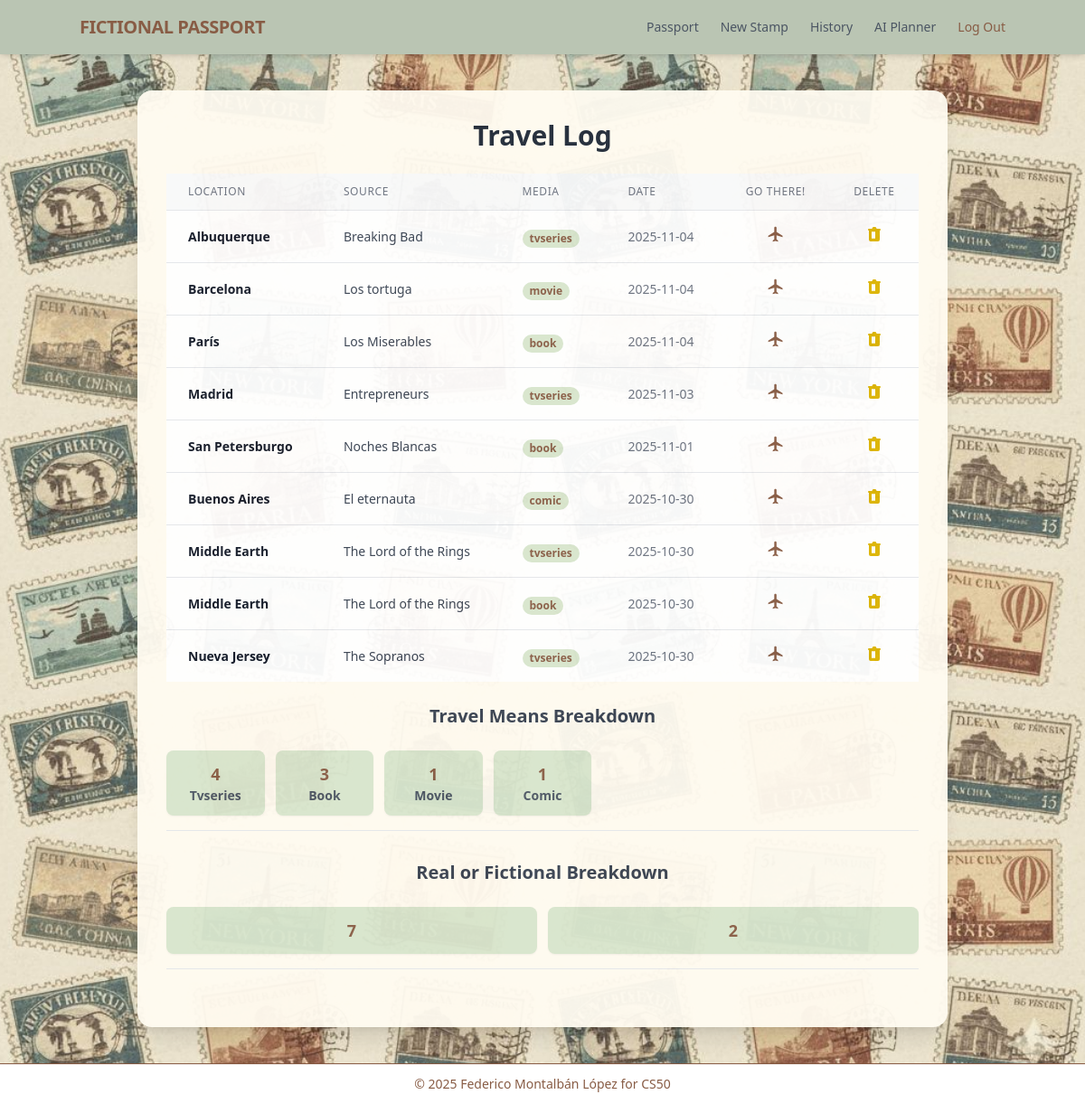
/history?offset=10 (signed in), run on the app's committed database.
### tables this page shows
CREATE TABLE stamps (
id INTEGER PRIMARY KEY AUTOINCREMENT,
user_id INTEGER NOT NULL,
location_type,
location_name TEXT NOT NULL,
source TEXT NOT NULL,
means TEXT NOT NULL,
latitude REAL NOT NULL,
longitude REAL NOT NULL,
timestamp DATETIME DEFAULT CURRENT_TIMESTAMP,
FOREIGN KEY (user_id) REFERENCES users(id)
);

### app.py (the view)
@app.route("/history")
@login_required
def history():
    try:
        current_total = int(request.args.get("offset", 5))
        if current_total < 5:
            current_total = 5
    except ValueError:
        current_total = 5
    user_id = session["user_id"]
    limit = current_total
    stamps = db.execute(
        "SELECT id, location_name, source, means, timestamp FROM stamps "
        "WHERE user_id = ? ORDER BY timestamp DESC LIMIT ?",
        user_id, limit
    )
    for stamp in stamps:
        stamp['date_only'] = stamp['timestamp'].split(' ')[0]
    media_stats = db.execute(
        "SELECT means, COUNT(means) AS count FROM stamps "
        "WHERE user_id = ? GROUP BY means ORDER BY count DESC",
        user_id
    )
    real_fiction = db.execute(
        "SELECT location_type, COUNT(location_type) AS count FROM stamps "
        "WHERE user_id = ? GROUP BY location_type ORDER BY count DESC",
        user_id
    )
    next_stamps_check = db.execute(
        "SELECT id FROM stamps WHERE user_id = ? "
        "ORDER BY timestamp DESC LIMIT ? OFFSET ?",
        user_id, 1, limit
    )
    has_more = len(next_stamps_check) > 0
    next_offset = limit + 5
    stamps_loaded = limit
    return render_template(
        "history.html",
        stamps=stamps,
        has_more=has_more,
        next_offset=next_offset,
        stamps_loaded=stamps_loaded,
        media_stats=media_stats,
        real_fiction =real_fiction
    )

### app.py (called while the page is built)
@app.after_request
def after_request(response):
    response.headers["Cache-Control"] = "no-cache, no-store, must-revalidate"
    response.headers["Expires"] = 0
    response.headers["Pragma"] = "no-cache"
    return response

### helpers.py (called while the page is built)
def login_required(f):
    @wraps(f)
    def decorated_function(*args, **kwargs):
        if session.get("user_id") is None:
            return redirect("/login")
        return f(*args, **kwargs)
    return decorated_function

### templates/history.html (shortened to what this page needs)
{% extends "layout.html" %}
{% block main %}
    <div class="w-full max-w-4xl p-8 bg-[#fffbf1] opacity-95 rounded-2xl shadow-xl">
        <h1 class="text-3xl font-extrabold mb-6 text-center text-gray-800">Travel Log</h1>
        <div class="overflow-x-auto">
            <table class="min-w-full divide-y divide-gray-200">
                <thead class="bg-gray-50">
                    <tr>
                        <th class="px-6 py-3 text-left text-xs font-medium text-gray-500 uppercase tracking-wider">Location</th>
                        <th class="px-6 py-3 text-left text-xs font-medium text-gray-500 uppercase tracking-wider">Source</th>
                        <th class="px-6 py-3 text-left text-xs font-medium text-gray-500 uppercase tracking-wider">Media</th>
                        <th class="px-6 py-3 text-left text-xs font-medium text-gray-500 uppercase tracking-wider">Date</th>
                        <th class="px-6 py-3 text-center text-xs font-medium text-gray-500 uppercase tracking-wider">Go There!</th>
                        <th class="px-6 py-3 text-center text-xs font-medium text-gray-500 uppercase tracking-wider">Delete</th>
                    </tr>
                </thead>
                <tbody class="bg-white divide-y divide-gray-200">
                    {% for stamp in stamps %}
                    <tr class="hover:bg-gray-50 transition duration-150">
                        <td class="px-6 py-4 whitespace-nowrap text-sm font-semibold text-gray-900">
                            {{ stamp.location_name }}
                        </td>
                        <td class="px-6 py-4 whitespace-nowrap text-sm text-gray-700">
                            {{ stamp.source }}
                        </td>
                        <td class="px-6 py-4 whitespace-nowrap">
                            <span class="px-2 inline-flex text-xs leading-5 font-semibold rounded-full bg-[#d8e6ce] text-[#885C45]">
                                {{ stamp.means }}
                            </span>
                        </td>
                        <td class="px-6 py-4 whitespace-nowrap text-sm text-gray-500">
                            {{ stamp.date_only }}
                        </td>
                        <td class="px-6 py-4 whitespace-nowrap text-center text-sm font-medium">
                            <a href="https://www.google.com/search?q=visit+{{ stamp.location_name }}" title="Go There"
                               class="text-[#885C45] hover:text-[#BAC5B3] transition duration-150 transform hover:scale-110 inline-block">
                                <svg xmlns="http://www.w3.org/2000/svg" class="h-5 w-5" viewBox="0 0 24 24" fill="currentColor">
                                    <path d="M21 16v-2l-8-5V3.5c0-.83-.67-1.5-1.5-1.5S10 2.67 10 3.5V9L2 14v2l8-2.5V19l-2 1.5V22l3.5-1 3.5 1v-1.5L13 19v-5.5l8 2.5z"/>
                                </svg>
                            </a>
                        </td>
                        <td class="px-6 py-4 whitespace-nowrap text-center text-sm font-medium">
                            <form action="/delete_stamp" method="post" class="inline">
                                <button type="submit"
                                        class="text-[#ddb400] hover:text-red-900 transition duration-150 transform hover:scale-110"
                                        title="Delete this stamp">
                                </button>
                            </form>
                        </td>
                    </tr>
                    {% else %}
                    <tr>
                        <td colspan="6" class="px-6 py-8 text-center text-gray-500 text-lg">
                            No stamps found. Time to plan your first adventure!
                        </td>
                    </tr>
                    {% endfor %}
                </tbody>
            </table>
        </div>
        <div class="mb-8 border-b pb-4 mt-6">
            <h2 class="text-xl font-bold mb-6 text-gray-700 text-center">Travel Means Breakdown</h2>
            <div class="grid grid-cols-2 md:grid-cols-7 gap-3 text-sm font-semibold">
                {% for stat in media_stats %}
                <div class="p-3 bg-[#d8e6ce] rounded-lg shadow-sm">
                    <p class="text-[#885C45] text-lg font-extrabold text-center">{{ stat.count }}</p>
                    <p class="text-gray-600 text-center">{{ stat.means | capitalize }}</p>
                </div>
                {% else %}
                <p class="col-span-full text-center text-gray-500">No data yet!</p>
                {% endfor %}
            </div>
        </div>
        <div class="mb-8 border-b pb-4 mt-6">
            <h2 class="text-xl font-bold mb-6 text-gray-700 text-center">Real or Fictional Breakdown</h2>
            <div class="grid grid-cols-2 md:grid-cols-2 gap-3 text-sm font-semibold">
                {% for stat in real_fiction %}
                <div class="p-3 bg-[#d8e6ce] rounded-lg shadow-sm">
                    <p class="text-[#885C45] text-lg font-extrabold text-center">{{ stat.count }}</p>
                </div>
                {% else %}
                <p class="col-span-full text-center text-gray-500 text-center">No data yet!</p>
                {% endfor %}
            </div>
        </div>
    </div>
{% endblock %}

### static/styles.css (style rules this page uses)
.app-background { background-image: url('background.jpg'); background-size: cover; background-attachment: fixed; background-position: center; }

### data on the page
stamps: location_name "Albuquerque", source "Breaking Bad", means "tvseries", date_only "2025-11-04"
stamps: location_name "Barcelona", source "Los tortuga", means "movie", date_only "2025-11-04"
stamps: location_name "París", source "Los Miserables", means "book", date_only "2025-11-04"
stamps: location_name "Madrid", source "Entrepreneurs", means "tvseries", date_only "2025-11-03"
stamps: location_name "San Petersburgo", source "Noches Blancas", means "book", date_only "2025-11-01"
stamps: location_name "Buenos Aires", source "El eternauta", means "comic", date_only "2025-10-30"
stamps: location_name "Middle Earth", source "The Lord of the Rings", means "tvseries", date_only "2025-10-30"
stamps: location_name "Middle Earth", source "The Lord of the Rings", means "book", date_only "2025-10-30"
stamps: location_name "Nueva Jersey", source "The Sopranos", means "tvseries", date_only "2025-10-30"

### other printed values
{{ stat.count }} "4" "3" "1" "1"
{{ stat.means | capitalize }} "Tvseries" "Book" "Movie" "Comic"
{{ stat.count }} "7" "2"
